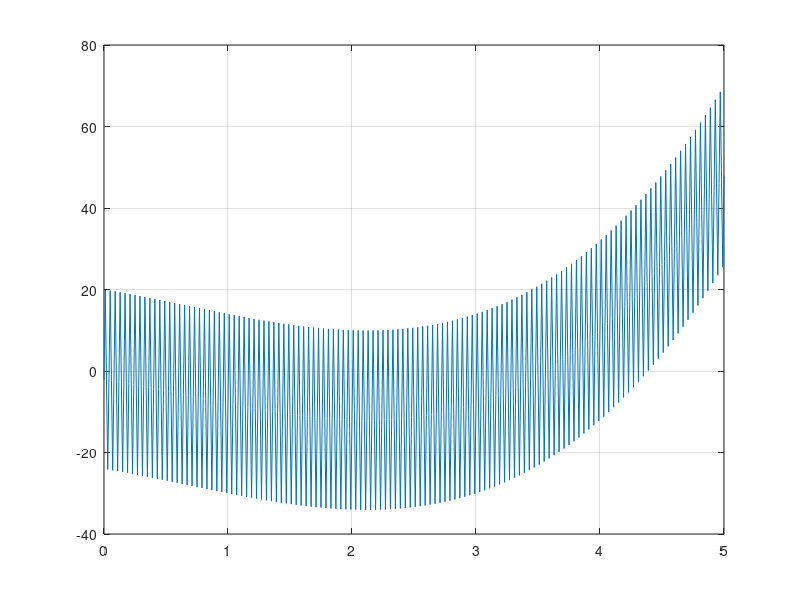
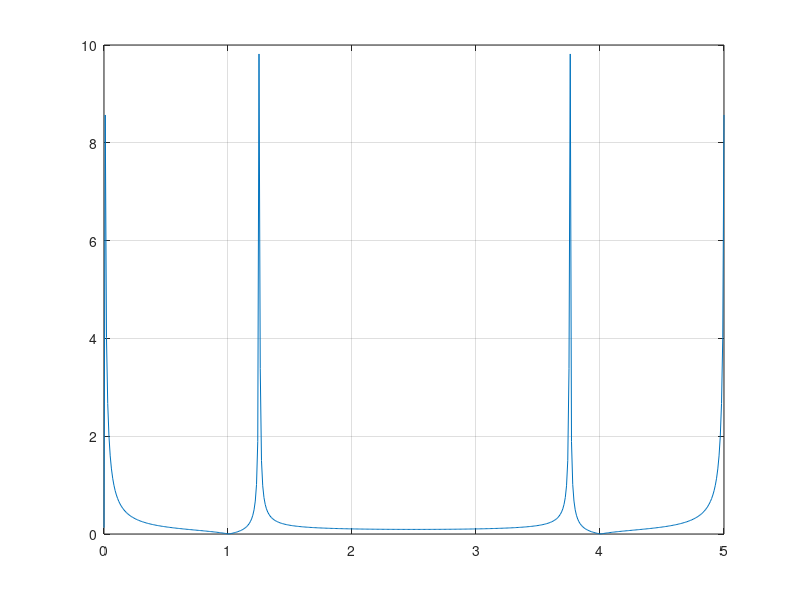
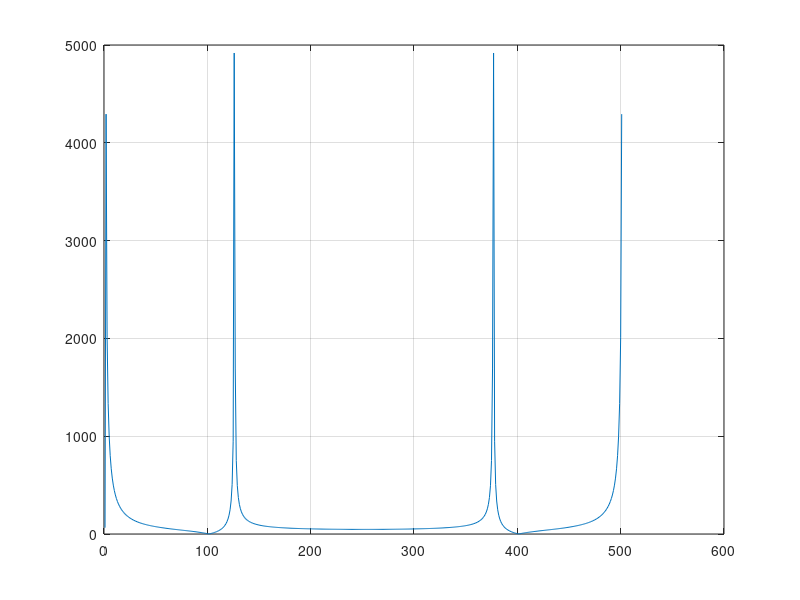
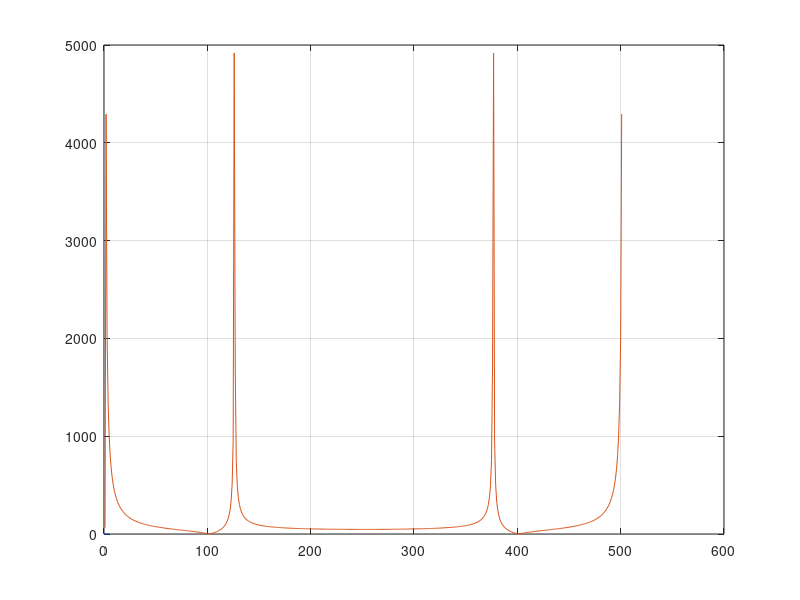

Write the MATLAB code that produced these figures, in order.
clear
clc
input = dlmread('f19.txt');
dt = 0.01;
T = 5;
t = 0:dt:T;

plot(t,input),grid;

f = fft(input);
n = length(input);

c1(1:n) = 0;
c2(1:n) = 0;
c(1:n) = 0;

for k = 1:n
    cosFrequency = 0;
    sinFrequncy = 0;
    for  m = 1:n
        cosFrequency = cosFrequency + input(m)*cos(2*pi*(k-1)*(m-1)/n);
        sinFrequncy = sinFrequncy + input(m)*sin(2*pi*(k-1)*(m-1)/n); 
    end
    c1(k) = cosFrequency/n;
    c2(k) = sinFrequncy/n;
    c(k) = sqrt(c1(k)*c1(k)+c2(k)*c2(k));
end

figure;
plot(t,c),grid;

figure;
plot(abs(f)),grid;

figure;
plot(t,c),grid;
hold on
plot(abs(f));

for k=3: n/2
   if isequal(c(k), max(c(k-2:k+2)))
       k
       c(k)
       index=k; 
       break;
   end   
end

index=index-1;
f=index/T;

f

TPow(1:6)=0;
for k=1:6
    TPow(k)=sum(t.^k);
end

SinPow(1:3)=0;
for k=1:3
    SinPow(k)=sum((t.^k).*sin(t.*2*pi*f));
end

A(1:5,1:5)=[TPow(6), TPow(5), TPow(4), SinPow(3), TPow(3);
            TPow(5), TPow(4) ,TPow(3), SinPow(2), TPow(2);
            TPow(4) ,TPow(3), TPow(2), SinPow(1), TPow(1);
            SinPow(3), SinPow(2), SinPow(1), sum(sin(2*pi*f*t).^2),sum(sin(2*pi*f*t)) ; 
            TPow(3) ,TPow(2), TPow(1),sum(sin(2*pi*f*t)), n];
A
   
C=[sum(input.*t.^3);
   sum(input.*t.^2);
   sum(input.*t);
   sum(input.*sin(t.*2*pi*f));
   sum(input)];
   
C

a=A\C;

a

approximation = a(1)*t.^3+a(2)*t.^2+a(3).*t+a(4)*sin(2*pi*f*t)+a(5);
figure;
plot(t,approximation),grid;
figure;
plot(t,approximation),grid;
hold on
plot(t,input);
err = 0;
for i = 1:n 
    err = err + (approximation(i)-input(i))*(approximation(i)-input(i));
end;
err